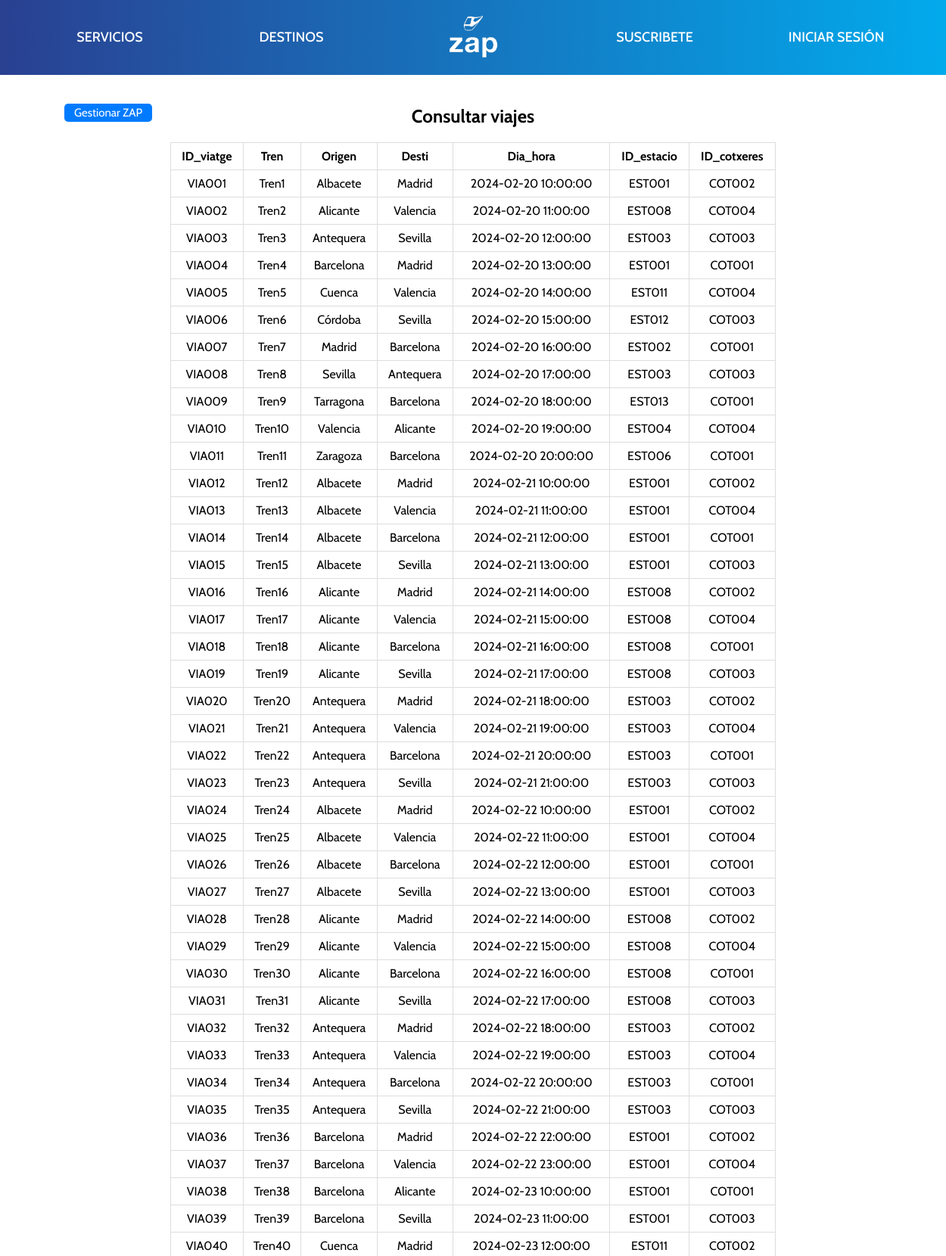
Page /php/zap_consultar_viajes.php (upper part) on the committed database.
### tables this page shows
CREATE TABLE VIATGES (
    ID_viatge VARCHAR(6) PRIMARY KEY NOT NULL,
    Tren VARCHAR(10) NOT NULL,
    Origen VARCHAR(20) NOT NULL,
    Desti VARCHAR(20) NOT NULL,
    Dia_hora DATETIME NOT NULL,
	ID_estacio VARCHAR(6),
	ID_cotxeres VARCHAR(6),
    FOREIGN KEY (ID_estacio) REFERENCES ESTACIONS (ID_estacio),	
    FOREIGN KEY (ID_cotxeres) REFERENCES COTXERES (ID_cotxeres)
);

### php/zap_consultar_viajes.php (the view, shortened to what this page needs)
<!DOCTYPE html>
<html lang="es">
    <head>
        <link rel="stylesheet" href="https://cdnjs.cloudflare.com/ajax/libs/font-awesome/6.4.2/css/all.min.css" />
        <link rel="stylesheet" href="https://cdn.jsdelivr.net/npm/swiper@11/swiper-bundle.min.css"/>
        <link rel="stylesheet" href="../css/style.css">
        <link rel="stylesheet" href="../css/php.css">
        <link rel="stylesheet" href="../css/zap_consultar.css">
    </head>
    <body>
        <header>
            <div class="contenedor">
                <div class="columna"><a href="#servicios" id="nave">SERVICIOS</a></div>
                <div class="columna"><a href="#destinos" id="nave">DESTINOS</a></div>
                <div class="columna">
                    <a href="../html/index.html">
                        <img src="../img/logo3.png" alt="Logo de Zap" id="logo">
                    </a>
                </div>
                <div class="columna"><a href="../html/suscribe.html" id="nave">SUSCRIBETE</a></div>
                <div class="columna"><a href="../html/login.html" id="nave">INICIAR SESIÓN</a></div>
            </div>
        </header>
        <div class="table">
            <h2>Consultar viajes</h2>
            <form method="POST" action="../php/zap_consultar_viajes.php">
            <div class="cancelar">
                <a href="../html/zap_gestionar.html">Gestionar ZAP</a>
            </div>
            <?php
                $servidor = "localhost";
                $usuario = "root";
                $password = "";
                $bd = "zap_rails";
                $enlace = mysqli_connect($servidor, $usuario, $password, $bd);
                $sentencia= "SELECT * FROM viatges";
                $result=mysqli_query($enlace, $sentencia);
                $grado = mysqli_num_fields($result);
                echo "<table border=1> <tr>";
                for ($x = 0; $x < $grado; $x++) {
                    $atributo = mysqli_fetch_field($result);
                    echo "<td><strong>$atributo->name</strong></td>";
                }
                echo "</tr>";
                $cardinalidad = mysqli_num_rows($result);
                while ($cardinalidad!=0) {
                $fila = mysqli_fetch_row($result);
                echo "<tr>";
                for ($x = 0; $x < $grado; $x++) {
                echo "<td>";
                echo "$fila[$x]"." ";
                echo "</td>";
                }
                echo "</tr>";
                $cardinalidad--;
                }
                echo "</table>";
            ?>
        </div>
    </body>
</html>

### css/style.css (style rules this page uses)
body { font-family: Cabin, "Helvetica Neue", Helvetica, Arial, sans-serif; margin: 0; padding: 0; }
header { background: linear-gradient(to right, #2a4091, #02aaec); padding: 15px 0; font-weight: 500; line-height: 0.6; text-align: center; position: sticky; top: 0; z-index: 1000; }
.contenedor { display: flex; justify-content: space-between; max-width: 1200px; margin: 0 auto; }
.columna { text-align: center; flex: 1; margin: auto; }
.columna:last-child { margin-right: 0; }
#logo { width: 80px; border-radius: 20%; }
#nave { display: inline-block; text-decoration: none; color: white; font-size: 18px; padding: 10px; border-radius: 5px; transition: color 0.3s ease; }

### css/php.css (style rules this page uses)
body { text-align: center; height: 100vh; }

### css/zap_consultar.css (style rules this page uses)
body { display: flex; flex-direction: column; width: 100%; overflow-x: hidden; }
.contenedor { display: flex; justify-content: space-around; flex-wrap: wrap; }
.table { text-align: center; border-radius: 5px; padding: 20px; width: 100%; max-width: 800px; margin: 0 auto; position: relative; }
.table h2 { text-align: center; margin-bottom: 20px; }
.cancelar { position: absolute; top: 0; left: -120px; }
.cancelar a { display: inline-block; font-size: 15px; background-color: #007bff; color: #ffffff; padding: 3px 13px; margin-top: 38px; border-radius: 5px; text-decoration: none; transition: background-color 0.3s ease; }
.table table { width: 100%; border-collapse: collapse; border: 1px solid #ddd; }
.table table td, .table table th { border: 1px solid #ddd; padding: 8px; }

### rows in the picture
viatges: ID_viatge "VIA001", Tren "Tren1", Origen "Albacete", Desti "Madrid", Dia_hora "2024-02-20 10:00:00", ID_estacio "EST001", ID_cotxeres "COT002"
viatges: ID_viatge "VIA002", Tren "Tren2", Origen "Alicante", Desti "Valencia", Dia_hora "2024-02-20 11:00:00", ID_estacio "EST008", ID_cotxeres "COT004"
viatges: ID_viatge "VIA003", Tren "Tren3", Origen "Antequera", Desti "Sevilla", Dia_hora "2024-02-20 12:00:00", ID_estacio "EST003", ID_cotxeres "COT003"
viatges: ID_viatge "VIA004", Tren "Tren4", Origen "Barcelona", Desti "Madrid", Dia_hora "2024-02-20 13:00:00", ID_estacio "EST001", ID_cotxeres "COT001"
viatges: ID_viatge "VIA005", Tren "Tren5", Origen "Cuenca", Desti "Valencia", Dia_hora "2024-02-20 14:00:00", ID_estacio "EST011", ID_cotxeres "COT004"
viatges: ID_viatge "VIA006", Tren "Tren6", Origen "Córdoba", Desti "Sevilla", Dia_hora "2024-02-20 15:00:00", ID_estacio "EST012", ID_cotxeres "COT003"
viatges: ID_viatge "VIA007", Tren "Tren7", Origen "Madrid", Desti "Barcelona", Dia_hora "2024-02-20 16:00:00", ID_estacio "EST002", ID_cotxeres "COT001"
viatges: ID_viatge "VIA008", Tren "Tren8", Origen "Sevilla", Desti "Antequera", Dia_hora "2024-02-20 17:00:00", ID_estacio "EST003", ID_cotxeres "COT003"
viatges: ID_viatge "VIA009", Tren "Tren9", Origen "Tarragona", Desti "Barcelona", Dia_hora "2024-02-20 18:00:00", ID_estacio "EST013", ID_cotxeres "COT001"
viatges: ID_viatge "VIA010", Tren "Tren10", Origen "Valencia", Desti "Alicante", Dia_hora "2024-02-20 19:00:00", ID_estacio "EST004", ID_cotxeres "COT004"
viatges: ID_viatge "VIA011", Tren "Tren11", Origen "Zaragoza", Desti "Barcelona", Dia_hora "2024-02-20 20:00:00", ID_estacio "EST006", ID_cotxeres "COT001"
viatges: ID_viatge "VIA012", Tren "Tren12", Origen "Albacete", Desti "Madrid", Dia_hora "2024-02-21 10:00:00", ID_estacio "EST001", ID_cotxeres "COT002"
viatges: ID_viatge "VIA013", Tren "Tren13", Origen "Albacete", Desti "Valencia", Dia_hora "2024-02-21 11:00:00", ID_estacio "EST001", ID_cotxeres "COT004"
viatges: ID_viatge "VIA014", Tren "Tren14", Origen "Albacete", Desti "Barcelona", Dia_hora "2024-02-21 12:00:00", ID_estacio "EST001", ID_cotxeres "COT001"
viatges: ID_viatge "VIA015", Tren "Tren15", Origen "Albacete", Desti "Sevilla", Dia_hora "2024-02-21 13:00:00", ID_estacio "EST001", ID_cotxeres "COT003"
viatges: ID_viatge "VIA016", Tren "Tren16", Origen "Alicante", Desti "Madrid", Dia_hora "2024-02-21 14:00:00", ID_estacio "EST008", ID_cotxeres "COT002"
viatges: ID_viatge "VIA017", Tren "Tren17", Origen "Alicante", Desti "Valencia", Dia_hora "2024-02-21 15:00:00", ID_estacio "EST008", ID_cotxeres "COT004"
viatges: ID_viatge "VIA018", Tren "Tren18", Origen "Alicante", Desti "Barcelona", Dia_hora "2024-02-21 16:00:00", ID_estacio "EST008", ID_cotxeres "COT001"
viatges: ID_viatge "VIA019", Tren "Tren19", Origen "Alicante", Desti "Sevilla", Dia_hora "2024-02-21 17:00:00", ID_estacio "EST008", ID_cotxeres "COT003"
viatges: ID_viatge "VIA020", Tren "Tren20", Origen "Antequera", Desti "Madrid", Dia_hora "2024-02-21 18:00:00", ID_estacio "EST003", ID_cotxeres "COT002"
viatges: ID_viatge "VIA021", Tren "Tren21", Origen "Antequera", Desti "Valencia", Dia_hora "2024-02-21 19:00:00", ID_estacio "EST003", ID_cotxeres "COT004"
viatges: ID_viatge "VIA022", Tren "Tren22", Origen "Antequera", Desti "Barcelona", Dia_hora "2024-02-21 20:00:00", ID_estacio "EST003", ID_cotxeres "COT001"
viatges: ID_viatge "VIA023", Tren "Tren23", Origen "Antequera", Desti "Sevilla", Dia_hora "2024-02-21 21:00:00", ID_estacio "EST003", ID_cotxeres "COT003"
viatges: ID_viatge "VIA024", Tren "Tren24", Origen "Albacete", Desti "Madrid", Dia_hora "2024-02-22 10:00:00", ID_estacio "EST001", ID_cotxeres "COT002"
viatges: ID_viatge "VIA025", Tren "Tren25", Origen "Albacete", Desti "Valencia", Dia_hora "2024-02-22 11:00:00", ID_estacio "EST001", ID_cotxeres "COT004"
viatges: ID_viatge "VIA026", Tren "Tren26", Origen "Albacete", Desti "Barcelona", Dia_hora "2024-02-22 12:00:00", ID_estacio "EST001", ID_cotxeres "COT001"
viatges: ID_viatge "VIA027", Tren "Tren27", Origen "Albacete", Desti "Sevilla", Dia_hora "2024-02-22 13:00:00", ID_estacio "EST001", ID_cotxeres "COT003"
viatges: ID_viatge "VIA028", Tren "Tren28", Origen "Alicante", Desti "Madrid", Dia_hora "2024-02-22 14:00:00", ID_estacio "EST008", ID_cotxeres "COT002"
viatges: ID_viatge "VIA029", Tren "Tren29", Origen "Alicante", Desti "Valencia", Dia_hora "2024-02-22 15:00:00", ID_estacio "EST008", ID_cotxeres "COT004"
viatges: ID_viatge "VIA030", Tren "Tren30", Origen "Alicante", Desti "Barcelona", Dia_hora "2024-02-22 16:00:00", ID_estacio "EST008", ID_cotxeres "COT001"
viatges: ID_viatge "VIA031", Tren "Tren31", Origen "Alicante", Desti "Sevilla", Dia_hora "2024-02-22 17:00:00", ID_estacio "EST008", ID_cotxeres "COT003"
viatges: ID_viatge "VIA032", Tren "Tren32", Origen "Antequera", Desti "Madrid", Dia_hora "2024-02-22 18:00:00", ID_estacio "EST003", ID_cotxeres "COT002"
viatges: ID_viatge "VIA033", Tren "Tren33", Origen "Antequera", Desti "Valencia", Dia_hora "2024-02-22 19:00:00", ID_estacio "EST003", ID_cotxeres "COT004"
viatges: ID_viatge "VIA034", Tren "Tren34", Origen "Antequera", Desti "Barcelona", Dia_hora "2024-02-22 20:00:00", ID_estacio "EST003", ID_cotxeres "COT001"
viatges: ID_viatge "VIA035", Tren "Tren35", Origen "Antequera", Desti "Sevilla", Dia_hora "2024-02-22 21:00:00", ID_estacio "EST003", ID_cotxeres "COT003"
viatges: ID_viatge "VIA036", Tren "Tren36", Origen "Barcelona", Desti "Madrid", Dia_hora "2024-02-22 22:00:00", ID_estacio "EST001", ID_cotxeres "COT002"
viatges: ID_viatge "VIA037", Tren "Tren37", Origen "Barcelona", Desti "Valencia", Dia_hora "2024-02-22 23:00:00", ID_estacio "EST001", ID_cotxeres "COT004"
viatges: ID_viatge "VIA038", Tren "Tren38", Origen "Barcelona", Desti "Alicante", Dia_hora "2024-02-23 10:00:00", ID_estacio "EST001", ID_cotxeres "COT001"
viatges: ID_viatge "VIA039", Tren "Tren39", Origen "Barcelona", Desti "Sevilla", Dia_hora "2024-02-23 11:00:00", ID_estacio "EST001", ID_cotxeres "COT003"
viatges: ID_viatge "VIA040", Tren "Tren40", Origen "Cuenca", Desti "Madrid", Dia_hora "2024-02-23 12:00:00", ID_estacio "EST011", ID_cotxeres "COT002"

### other values in the picture
$atributo->name "ID_viatge"
$atributo->name "Tren"
$atributo->name "Origen"
$atributo->name "Desti"
$atributo->name "Dia_hora"
$atributo->name "ID_estacio"
$atributo->name "ID_cotxeres"
